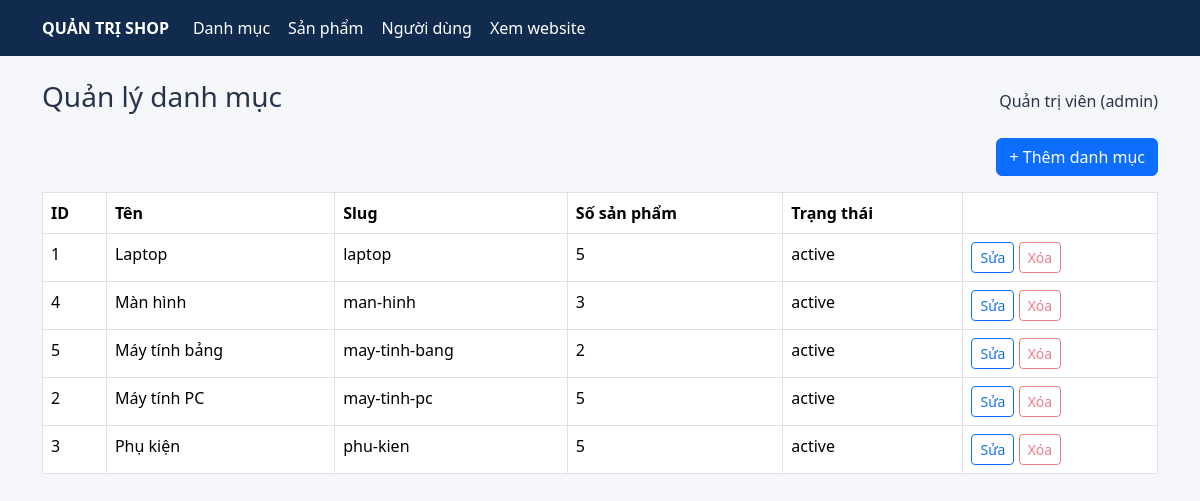
Screenshot of /public/admin/category (signed in) with the database file from the repository.
### tables this page shows
CREATE TABLE categories (
 id INT AUTO_INCREMENT PRIMARY KEY,
 name VARCHAR(150) NOT NULL,
 slug VARCHAR(180) NOT NULL UNIQUE,
 status ENUM('active','inactive') NOT NULL DEFAULT 'active',
 created_at TIMESTAMP DEFAULT CURRENT_TIMESTAMP
);

### app/controllers/admin/AdminController.php (called while the page is built, shortened)
<?php
class AdminController extends Controller {
    protected function adminView(string $path,array $data=[]): void {
        extract($data); $viewFile=__DIR__.'/../../views/'.$path.'.php';
        ob_start(); require $viewFile; $content=ob_get_clean();
        require __DIR__.'/../../views/layouts/admin.php';
    }
}

### app/controllers/admin/AdminCategoryController.php (called while the page is built, shortened)
<?php
class AdminCategoryController extends AdminController {
    public function index(): void {
        $sql='SELECT c.*,COUNT(p.id) product_count FROM categories c LEFT JOIN products p ON p.category_id=c.id GROUP BY c.id ORDER BY c.name';
        $rows=Database::getInstance()->query($sql)->fetchAll();
        $this->adminView('admin/category/index',['pageTitle'=>'Quản lý danh mục','categories'=>$rows]);
    }
}

### app/core/App.php (called while the page is built, shortened)
<?php
class App {
    public function run(): void {
        $url = trim($_GET['url'] ?? '', '/');
        $parts = $url === '' ? ['home', 'index'] : explode('/', $url);
        $isAdmin = ($parts[0] ?? '') === 'admin';
        if ($isAdmin) {
            array_shift($parts);
            $action = $parts[1] ?? 'index';
            $params = array_slice($parts, 2);
        } else {
            $controllerPart = $parts[0] ?? 'home';
            $action = $parts[1] ?? 'index';
            $params = array_slice($parts, 2);
            $class = str_replace(' ', '', ucwords(str_replace(['-', '_'], ' ', $controllerPart))) . 'Controller';
            $file = __DIR__ . '/../controllers/' . $class . '.php';
        }
        (new $class())->$action(...$params);
    }
}

### public/index.php (called while the page is built, shortened)
<?php
require_once __DIR__ . '/../app/core/helpers.php';
spl_autoload_register(function($class) {
    $paths=[__DIR__.'/../app/core/'.$class.'.php',__DIR__.'/../app/models/'.$class.'.php',__DIR__.'/../app/services/'.$class.'.php',__DIR__.'/../app/controllers/'.$class.'.php',__DIR__.'/../app/controllers/admin/'.$class.'.php'];
    foreach($paths as $path) if(file_exists($path)) { require_once $path; return; }
});
try { (new App())->run(); }
catch(Throwable $e) { error_log((string)$e); http_response_code(500); echo '<h1>Lỗi hệ thống</h1><p>Kiểm tra Apache/PHP error log để biết chi tiết.</p>'; }

### app/core/helpers.php (called while the page is built, shortened)
<?php
function base_url(string $path = ''): string { return rtrim(BASE_URL, '/') . ($path ? '/' . ltrim($path, '/') : '/'); }
function e($value): string { return htmlspecialchars((string)$value, ENT_QUOTES, 'UTF-8'); }

### app/core/Database.php (called while the page is built)
<?php
class Database {
    private static ?PDO $instance = null;
    public static function getInstance(): PDO {
        if (self::$instance === null) {
            $dsn = 'mysql:host=' . DB_HOST . ';dbname=' . DB_NAME . ';charset=utf8mb4';
            self::$instance = new PDO($dsn, DB_USER, DB_PASS, [
                PDO::ATTR_ERRMODE => PDO::ERRMODE_EXCEPTION,
                PDO::ATTR_DEFAULT_FETCH_MODE => PDO::FETCH_ASSOC,
                PDO::ATTR_EMULATE_PREPARES => false
            ]);
        }
        return self::$instance;
    }
}

### app/views/admin/category/index.php (the view)
<div class="text-end mb-3"><a class="btn btn-primary" href="<?= e(base_url('admin/category/add')) ?>">+ Thêm danh mục</a></div><div class="table-responsive"><table class="table table-bordered bg-white"><thead><tr><th>ID</th><th>Tên</th><th>Slug</th><th>Số sản phẩm</th><th>Trạng thái</th><th></th></tr></thead><tbody><?php foreach($categories as $c): ?><tr><td><?= (int)$c['id'] ?></td><td><?= e($c['name']) ?></td><td><?= e($c['slug']) ?></td><td><?= (int)$c['product_count'] ?></td><td><?= e($c['status']) ?></td><td><a class="btn btn-sm btn-outline-primary" href="<?= e(base_url('admin/category/edit/'.$c['id'])) ?>">Sửa</a> <form class="d-inline" method="post" action="<?= e(base_url('admin/category/delete')) ?>" onsubmit="return confirm('Xóa danh mục?')"><?= csrf_field() ?><input type="hidden" name="id" value="<?= (int)$c['id'] ?>"><button class="btn btn-sm btn-outline-danger" <?= $c['product_count']?'disabled':'' ?>>Xóa</button></form></td></tr><?php endforeach; ?></tbody></table></div>

### public/assets/css/style.css (style rules this page uses)
body { background:#f5f7fb;color:#263449 }

### rows the page displays
categories: id "1", name "Laptop", slug "laptop", product_count "5", status "active"
categories: id "4", name "Màn hình", slug "man-hinh", product_count "3", status "active"
categories: id "5", name "Máy tính bảng", slug "may-tinh-bang", product_count "2", status "active"
categories: id "2", name "Máy tính PC", slug "may-tinh-pc", product_count "5", status "active"
categories: id "3", name "Phụ kiện", slug "phu-kien", product_count "5", status "active"

### other values shown
$pageTitle "Quản lý danh mục"
Auth::user()['name'] "Quản trị viên"
Auth::user()['role'] "admin"
